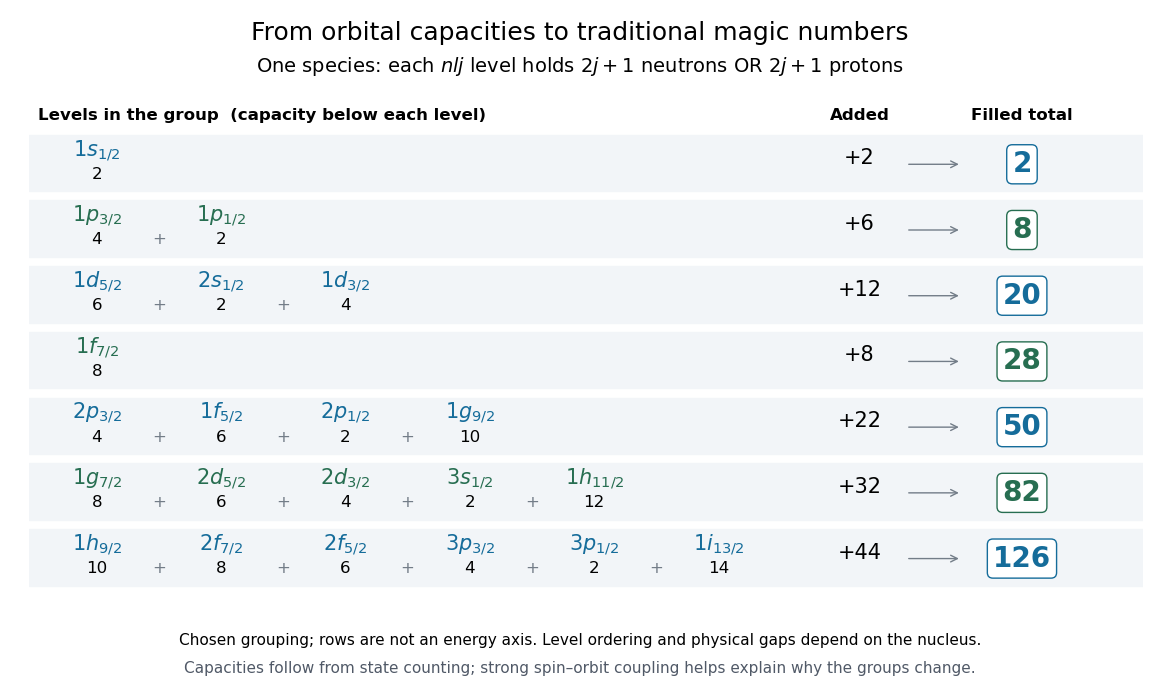

Write the Python code that produced this figure.
"""Draw state capacities for a chosen spherical nuclear level scheme.

Python 3.14, matplotlib 3.10.7. Run from _media with MPLBACKEND=Agg.
Orbital grouping is illustrative, not a computed energy spectrum or a universal
ordering. Integers preceding orbital letters count radial levels from one.
"""
from pathlib import Path
import matplotlib.pyplot as plt

# (radial index, orbital letter, twice j); all states count ONE species.
GROUPS = [
    [(1, 's', 1)],
    [(1, 'p', 3), (1, 'p', 1)],
    [(1, 'd', 5), (2, 's', 1), (1, 'd', 3)],
    [(1, 'f', 7)],
    [(2, 'p', 3), (1, 'f', 5), (2, 'p', 1), (1, 'g', 9)],
    [(1, 'g', 7), (2, 'd', 5), (2, 'd', 3), (3, 's', 1), (1, 'h', 11)],
    [(1, 'h', 9), (2, 'f', 7), (2, 'f', 5), (3, 'p', 3), (3, 'p', 1), (1, 'i', 13)],
]


def main():
    plt.rcParams.update({'font.size': 12, 'font.family': 'DejaVu Sans'})
    fig, ax = plt.subplots(figsize=(11.6, 6.9), dpi=100, facecolor='white')
    fig.subplots_adjust(left=0.025, right=0.985, top=0.84, bottom=0.14)
    ax.set(xlim=(0, 12), ylim=(-0.65, 6.7))
    ax.axis('off')
    ax.text(0.1, 6.55, 'Levels in the group  (capacity below each level)', weight='bold')
    ax.text(8.95, 6.55, 'Added', ha='center', weight='bold')
    ax.text(10.7, 6.55, 'Filled total', ha='center', weight='bold')
    total = 0
    for row, group in enumerate(GROUPS):
        y = 5.9 - row
        color = '#156c9a' if row % 2 == 0 else '#276e51'
        ax.axhspan(y - 0.43, y + 0.43, color='#f2f5f8', zorder=0)
        for k, (n, letter, twice_j) in enumerate(group):
            x = 0.73 + 1.34 * k
            ax.text(x, y + 0.10, rf'${n}{letter}_{{{twice_j}/2}}$', ha='center', fontsize=15, color=color)
            ax.text(x, y - 0.24, str(twice_j + 1), ha='center', fontsize=12)
            if k + 1 < len(group):
                ax.text(x + 0.67, y - 0.24, '+', ha='center', color='#737d88')
        added = sum(twice_j + 1 for _, _, twice_j in group)
        total += added
        ax.text(8.95, y - 0.02, f'+{added}', ha='center', fontsize=15)
        ax.annotate('', xy=(10.05, y - 0.02), xytext=(9.45, y - 0.02),
                    arrowprops={'arrowstyle': '->', 'color': '#737d88'})
        ax.text(10.7, y - 0.02, str(total), ha='center', va='center', color=color,
                fontsize=20, weight='bold', bbox={'boxstyle': 'round,pad=0.2', 'fc': 'white', 'ec': color})
    fig.suptitle('From orbital capacities to traditional magic numbers', y=0.97, fontsize=18)
    fig.text(0.5, 0.895, r'One species: each $nlj$ level holds $2j+1$ neutrons OR $2j+1$ protons', ha='center', fontsize=14)
    fig.text(0.5, 0.065, 'Chosen grouping; rows are not an energy axis. Level ordering and physical gaps depend on the nucleus.', ha='center', fontsize=11)
    fig.text(0.5, 0.025, 'Capacities follow from state counting; strong spin–orbit coupling helps explain why the groups change.', ha='center', fontsize=11, color='#505967')
    fig.savefig(Path(__file__).stem + '.png', facecolor='white')
    plt.close(fig)


if __name__ == '__main__':
    main()
